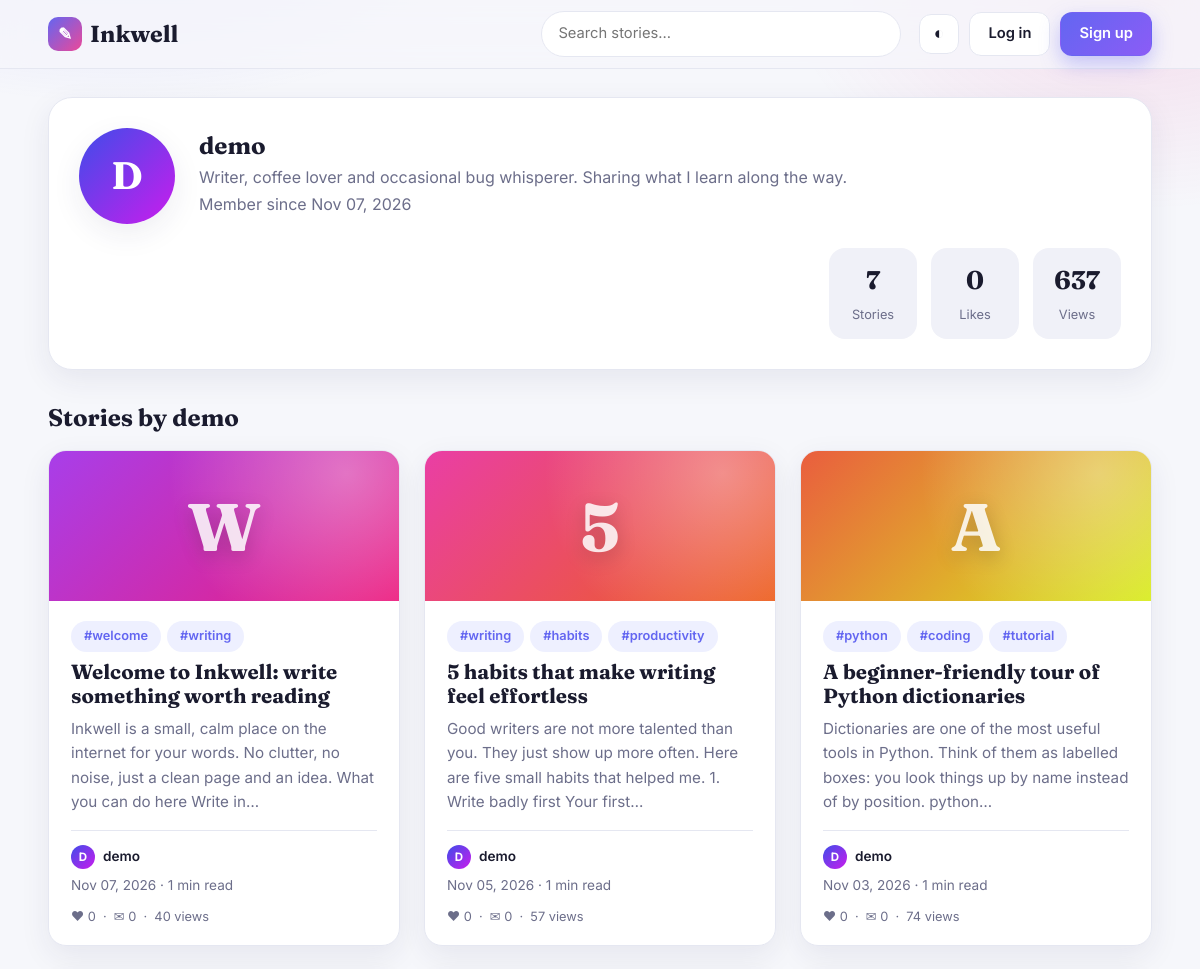
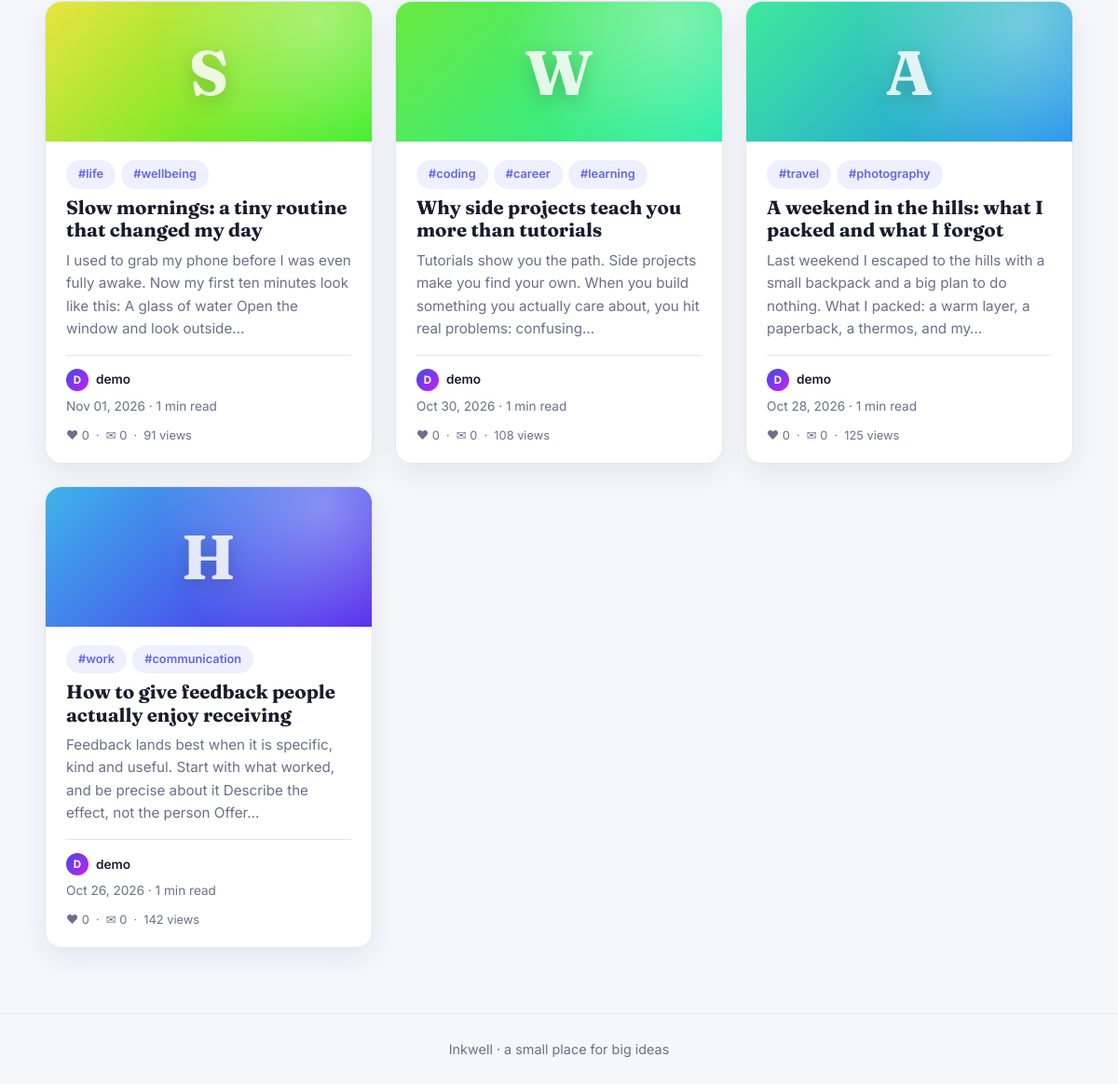
Screenshot of /u/demo with the database file from the repository (2 pictures, top to bottom).
### tables this page shows
CREATE TABLE users (
    id INTEGER PRIMARY KEY AUTOINCREMENT,
    username TEXT UNIQUE NOT NULL COLLATE NOCASE,
    password_hash TEXT NOT NULL,
    bio TEXT NOT NULL DEFAULT '',
    created_at TEXT NOT NULL DEFAULT (datetime('now'))
);

CREATE TABLE posts (
    id INTEGER PRIMARY KEY AUTOINCREMENT,
    user_id INTEGER NOT NULL REFERENCES users(id) ON DELETE CASCADE,
    title TEXT NOT NULL,
    content TEXT NOT NULL,
    tags TEXT NOT NULL DEFAULT '',
    views INTEGER NOT NULL DEFAULT 0,
    created_at TEXT NOT NULL DEFAULT (datetime('now')),
    updated_at TEXT NOT NULL DEFAULT (datetime('now'))
);

### app.py (the view)
@app.route("/u/<username>")
def profile(username):
    db = get_db()
    user = db.execute("SELECT * FROM users WHERE username = ?", (username,)).fetchone()
    if user is None:
        abort(404)
    posts = db.execute(POST_SELECT + " WHERE p.user_id = ? ORDER BY p.created_at DESC, p.id DESC",
                       (user["id"],)).fetchall()
    stats = {
        "posts": len(posts),
        "likes": sum(p["likes"] for p in posts),
        "views": sum(p["views"] for p in posts),
    }
    return render_template("profile.html", profile=user, posts=posts, stats=stats)

### app.py (called while the page is built)
def get_db():
    if "db" not in g:
        g.db = sqlite3.connect(app.config["DATABASE"])
        g.db.row_factory = sqlite3.Row
        g.db.execute("PRAGMA foreign_keys = ON")
    return g.db

@app.template_filter("excerpt")
def excerpt_filter(text, length=150):
    plain = bleach.clean(markdown.markdown(text or ""), tags=[], strip=True)
    plain = " ".join(html_lib.unescape(plain).split())
    if len(plain) <= length:
        return plain
    return plain[:length].rsplit(" ", 1)[0] + "…"

@app.template_filter("reading_time")
def reading_time_filter(text):
    return max(1, math.ceil(len((text or "").split()) / 200))

@app.template_filter("date")
def date_filter(value):
    try:
        return datetime.strptime(value, "%Y-%m-%d %H:%M:%S").strftime("%b %d, %Y")
    except (TypeError, ValueError):
        return value

@app.template_filter("taglist")
def taglist_filter(value):
    return [t for t in (value or "").split(",") if t]

@app.template_filter("cover")
def cover_filter(key):
    n = key if isinstance(key, int) else sum(ord(c) * (i + 3) for i, c in enumerate(str(key)))
    h1 = (n * 47 + 230) % 360
    h2 = (h1 + 55) % 360
    return f"linear-gradient(135deg, hsl({h1} 80% 58%), hsl({h2} 85% 52%))"

@app.before_request
def ensure_db_and_csrf():
    path = app.config["DATABASE"]
    if path not in _ready:
        init_db()
        _ready.add(path)
    if request.method == "POST":
        token = session.get("_csrf", "")
        sent = request.form.get("_csrf", "")
        if not token or not secrets.compare_digest(token, sent):
            abort(400)

@app.before_request
def load_user():
    uid = session.get("user_id")
    g.user = None
    if uid:
        g.user = get_db().execute(
            "SELECT id, username, bio, created_at FROM users WHERE id = ?", (uid,)
        ).fetchone()
        if g.user is None:
            session.pop("user_id", None)

### templates/profile.html (shortened to what this page needs)
{% extends "base.html" %}
{% block content %}
<section class="profile-head">
  <span class="avatar xl" style="background: {{ profile.username|cover }}">{{ profile.username[:1]|upper }}</span>
  <div>
    <h1>{{ profile.username }}</h1>
    <p class="muted">{{ profile.bio or 'This writer has not added a bio yet.' }}</p>
    <p class="muted">Member since {{ profile.created_at|date }}</p>
  </div>
  <div class="stat-row">
    <div class="stat"><strong>{{ stats.posts }}</strong><span>Stories</span></div>
    <div class="stat"><strong>{{ stats.likes }}</strong><span>Likes</span></div>
    <div class="stat"><strong>{{ stats.views }}</strong><span>Views</span></div>
  </div>
</section>
<h2 class="section-title">Stories by {{ profile.username }}</h2>
{% if posts %}
  <div class="grid">{% for p in posts %}{% include "_card.html" %}{% endfor %}</div>
{% else %}
  <div class="empty"><div class="empty-icon">&#9998;</div><h3>No stories yet</h3></div>
{% endif %}
{% endblock %}

### templates/base.html (shortened to what this page needs)
<!doctype html>
<html lang="en">
<head>
  <link rel="stylesheet" href="{{ url_for('static', filename='style.css') }}">
</head>
<body>
  <header class="nav">
    <div class="container nav-inner">
      <a class="brand" href="{{ url_for('index') }}"><span class="brand-mark">&#9998;</span> Inkwell</a>
      <form class="search" action="{{ url_for('index') }}" method="get">
        <input type="search" name="q" placeholder="Search stories..." value="{{ request.args.get('q', '') }}" aria-label="Search">
      </form>
      <nav class="nav-links">
        <button class="icon-btn" id="theme-toggle" type="button" title="Toggle light/dark theme" aria-label="Toggle theme">&#9680;</button>
        {% if g.user %}
          <a class="btn primary" href="{{ url_for('new_post') }}">Write</a>
          <a class="nav-user" href="{{ url_for('profile', username=g.user.username) }}" title="Your profile">
            <span class="avatar sm" style="background: {{ g.user.username|cover }}">{{ g.user.username[:1]|upper }}</span>
          </a>
          <form method="post" action="{{ url_for('logout') }}">
            <input type="hidden" name="_csrf" value="{{ csrf_token() }}">
            <button class="btn ghost" type="submit">Log out</button>
          </form>
        {% else %}
          <a class="btn ghost" href="{{ url_for('login') }}">Log in</a>
          <a class="btn primary" href="{{ url_for('register') }}">Sign up</a>
        {% endif %}
      </nav>
    </div>
  </header>
  <main class="container">
    {% block content %}{% endblock %}
  </main>
  <footer class="footer">
    <div class="container">Inkwell &middot; a small place for big ideas</div>
  </footer>
</body>
</html>

### templates/_card.html
<article class="card">
  <a class="card-cover" href="{{ url_for('post_view', post_id=p.id) }}" style="background: {{ p.id|cover }}">
    <span class="card-letter">{{ p.title[:1]|upper }}</span>
  </a>
  <div class="card-body">
    <div class="chips">
      {% for t in p.tags|taglist %}<a class="chip" href="{{ url_for('index', tag=t) }}">#{{ t }}</a>{% endfor %}
    </div>
    <h3><a href="{{ url_for('post_view', post_id=p.id) }}">{{ p.title }}</a></h3>
    <p class="excerpt">{{ p.content|excerpt }}</p>
    <div class="card-meta">
      <a class="author" href="{{ url_for('profile', username=p.username) }}">
        <span class="avatar xs" style="background: {{ p.username|cover }}">{{ p.username[:1]|upper }}</span>{{ p.username }}
      </a>
      <span class="muted">{{ p.created_at|date }} &middot; {{ p.content|reading_time }} min read</span>
    </div>
    <div class="card-stats muted">&#9829; {{ p.likes }} &nbsp;&middot;&nbsp; &#9993; {{ p.comments }} &nbsp;&middot;&nbsp; {{ p.views }} views</div>
  </div>
</article>

### rows the page displays
users: username "D", username "demo", bio "Writer, coffee lover and occasional bug whisperer. Sharing what I learn along the way.", created_at "Nov 07, 2026"
posts: title "W", tags "welcome" "writing", title "Welcome to Inkwell: write something worth reading", content|excerpt "Inkwell is a small, calm place on the internet for your words. No clutter, no noise, just a clean page and an idea. What you can do here Write in…", username "D", username "demo", created_at "Nov 07, 2026", content|reading_time "1", likes "0", comments "0", views "40"
posts: title "5", tags "writing" "habits" "productivity", title "5 habits that make writing feel effortless", content|excerpt "Good writers are not more talented than you. They just show up more often. Here are five small habits that helped me. 1. Write badly first Your first…", username "D", username "demo", created_at "Nov 05, 2026", content|reading_time "1", likes "0", comments "0", views "57"
posts: title "A", tags "python" "coding" "tutorial", title "A beginner-friendly tour of Python dictionaries", content|excerpt "Dictionaries are one of the most useful tools in Python. Think of them as labelled boxes: you look things up by name instead of by position. python…", username "D", username "demo", created_at "Nov 03, 2026", content|reading_time "1", likes "0", comments "0", views "74"
posts: title "S", tags "life" "wellbeing", title "Slow mornings: a tiny routine that changed my day", content|excerpt "I used to grab my phone before I was even fully awake. Now my first ten minutes look like this: A glass of water Open the window and look outside…", username "D", username "demo", created_at "Nov 01, 2026", content|reading_time "1", likes "0", comments "0", views "91"
posts: title "W", tags "coding" "career" "learning", title "Why side projects teach you more than tutorials", content|excerpt "Tutorials show you the path. Side projects make you find your own. When you build something you actually care about, you hit real problems: confusing…", username "D", username "demo", created_at "Oct 30, 2026", content|reading_time "1", likes "0", comments "0", views "108"
posts: title "A", tags "travel" "photography", title "A weekend in the hills: what I packed and what I forgot", content|excerpt "Last weekend I escaped to the hills with a small backpack and a big plan to do nothing. What I packed: a warm layer, a paperback, a thermos, and my…", username "D", username "demo", created_at "Oct 28, 2026", content|reading_time "1", likes "0", comments "0", views "125"
posts: title "H", tags "work" "communication", title "How to give feedback people actually enjoy receiving", content|excerpt "Feedback lands best when it is specific, kind and useful. Start with what worked, and be precise about it Describe the effect, not the person Offer…", username "D", username "demo", created_at "Oct 26, 2026", content|reading_time "1", likes "0", comments "0", views "142"

### other values shown
{{ stats.posts }} "7"
{{ stats.likes }} "0"
{{ stats.views }} "637"
